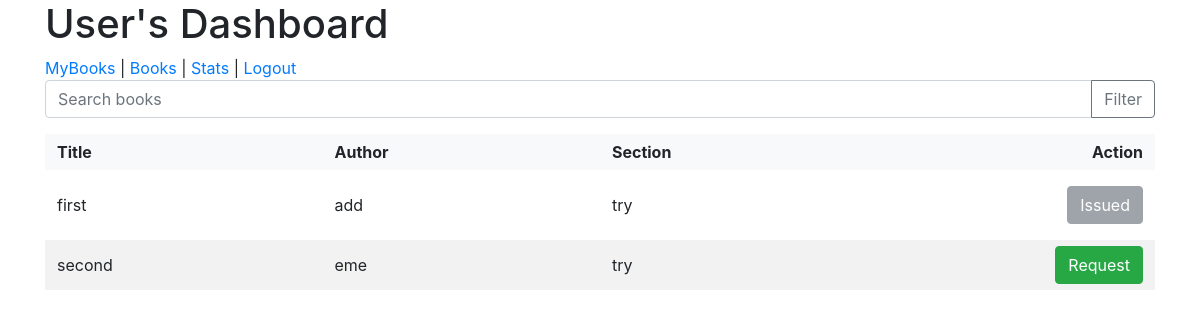
/user_dashboard (signed in), run on an earlier commit of the app's database.
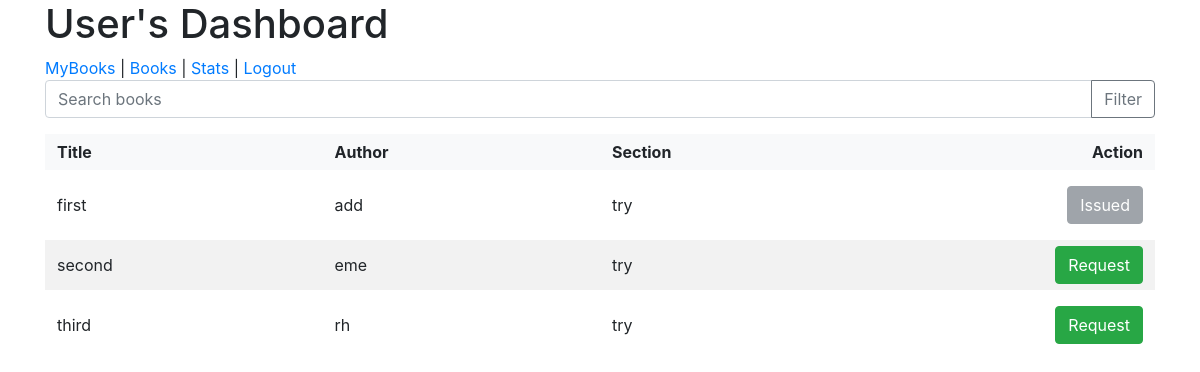
And on a later commit of the database.
### app.py (models this page shows)
class Book(db.Model):
    id = db.Column(db.Integer, primary_key=True)
    title = db.Column(db.String(150), nullable=False)
    author = db.Column(db.String(100), nullable=False)
    pages = db.Column(db.Integer)  # Add this line for the number of pages
    pdf_file = db.Column(db.String(200))
    section_id = db.Column(db.Integer, db.ForeignKey('section.id'), nullable=False)
    section = db.relationship('Section', back_populates='books')
    issues = db.relationship('Issue', backref='book', lazy='dynamic')

class Section(db.Model):
    id = db.Column(db.Integer, primary_key=True)
    title = db.Column(db.String(100), nullable=False)
    date_created = db.Column(db.DateTime, default=datetime.now, nullable=False)
    description = db.Column(db.String(500), nullable=True)
    user_id = db.Column(db.Integer, db.ForeignKey('user.id'))
    books = db.relationship('Book', back_populates='section')
    issues = db.relationship('Issue', backref='section', lazy='dynamic')

### app.py (the view)
@app.route('/user_dashboard', methods=['GET'])
def user_dashboard():
    if 'user_id' not in session:
        return redirect(url_for('user_login'))
    user_id = session['user_id']
    query = request.args.get('query')  # Get the search query from URL parameters for GET request
    user_issues = Issue.query.filter_by(user_id=user_id).all()
    requested_book_ids = [issue.book_id for issue in user_issues if issue.status == 'requested']
    issued_book_ids = [issue.book_id for issue in user_issues if issue.status == 'issued']
    if query:
        books = Book.query.filter(Book.title.contains(query)).all()
    else:
        books = Book.query.all()
    return render_template(
        'user_dashboard.html',
        books=books,
        requested_book_ids=requested_book_ids,
        issued_book_ids=issued_book_ids
    )

### templates/user_dashboard.html (shortened to what this page needs)
<!DOCTYPE html>
<html lang="en">
<head>
    <link rel="stylesheet" href="https://stackpath.bootstrapcdn.com/bootstrap/4.3.1/css/bootstrap.min.css">
</head>
<body>
<div class="container">
    <h1>User's Dashboard</h1>
    <nav>
        <a href="{{ url_for('user_mybooks') }}">MyBooks</a> |
        <a href="{{ url_for('user_dashboard') }}">Books</a> |
        <a href="stats.html">Stats</a> |
        <a href="{{ url_for('logout') }}">Logout</a>
    </nav>
    <form action="{{ url_for('user_dashboard') }}" method="GET" class="input-group mb-3">
        <input type="text" class="form-control" placeholder="Search books" aria-label="Search" name="query">
        <div class="input-group-append">
            <button class="btn btn-outline-secondary" type="submit">Filter</button>
        </div>
    </form>
    <div class="book-header">
        <div class="book-title">Title</div>
        <div class="book-author">Author</div>
        <div class="book-section">Section</div>
        <div class="book-action">Action</div>
    </div>
    {% for book in books %}
    <div class="book-entry">
        <div class="book-title">
            {{ book.title }}
        </div>
        <div class="book-author">
            {{ book.author }}
        </div>
        <div class="book-section">
            {{ book.section.title }}
        </div>
        <div class="book-action col-sm-4 text-right">
            {% if book.id in issued_book_ids %}
                <button class="btn btn-secondary" disabled>Issued</button>
            {% elif book.id in requested_book_ids %}
                <button class="btn btn-secondary" disabled>Requested</button>
            {% else %}
                <form action="{{ url_for('request_book', book_id=book.id) }}" method="post" class="d-inline">
                    <button type="submit" class="btn btn-success">Request</button>
                </form>
            {% endif %}
        </div>
    </div>
    {% else %}
    <p>No books available.</p>
    {% endfor %}
</body>
</html>

What changed in the data, as far as the page shows it:
added Book: title "third", author "rh", section "try"
